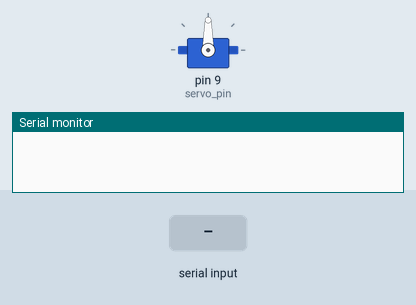
Bench run of a sketch on a simulated Arduino Uno, built with avr-gcc and run on an emulated ATmega328P. Parts: servo, the last lines printed to the serial monitor. The inputs (shaded band) are chosen by the test bench.

Above: at 1.2 s.
1.3 s: "l" received over Serial
At 2.9 s:
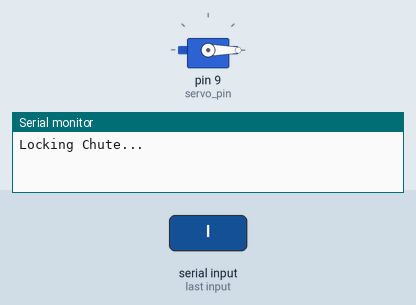
3.8 s: "o" received over Serial
At 6.0 s:
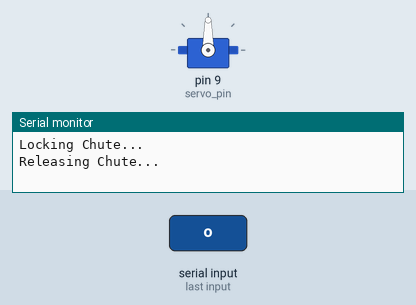
Timing chart, 0 to 7.5 s (numbered marks = the images above; inputs shaded):
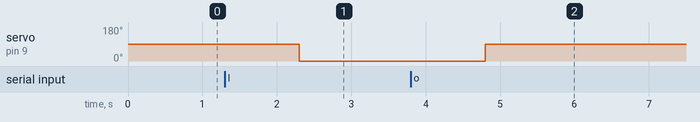

Measured:
- after the input at 1.3 s, servo on pin 9 (servo_pin): 90° → 0° after 1.0 s
- after the input at 3.8 s, servo on pin 9 (servo_pin): 0° → 90° after 1.0 s

The sketch:

Chute_Deploy_Code.ino
```cpp
#include <Servo.h>

Servo myservo;  // create Servo object to control a servo
int servo_pin = 9;

class ChuteRelease{
  public:
    void lock(){
      myservo.write(lock_position);
    }
    void deploy(){
      myservo.write(open_position);
    }
  private:
    int lock_position = -90;
    int open_position = 90;
};

ChuteRelease chute;

void setup() {
  // put your setup code here, to run once:
  Serial.begin(9600);
  myservo.attach(servo_pin);

}

void loop() {
  // put your main code here, to run repeatedly:
  while(Serial.available() == 0);
  String input = Serial.readString();
  input.trim();
  if(input == "l"){
    chute.lock();
    Serial.println("Locking Chute...");
  }
  else if(input == "o"){
    chute.deploy();
    Serial.println("Releasing Chute...");
  }
}
```
